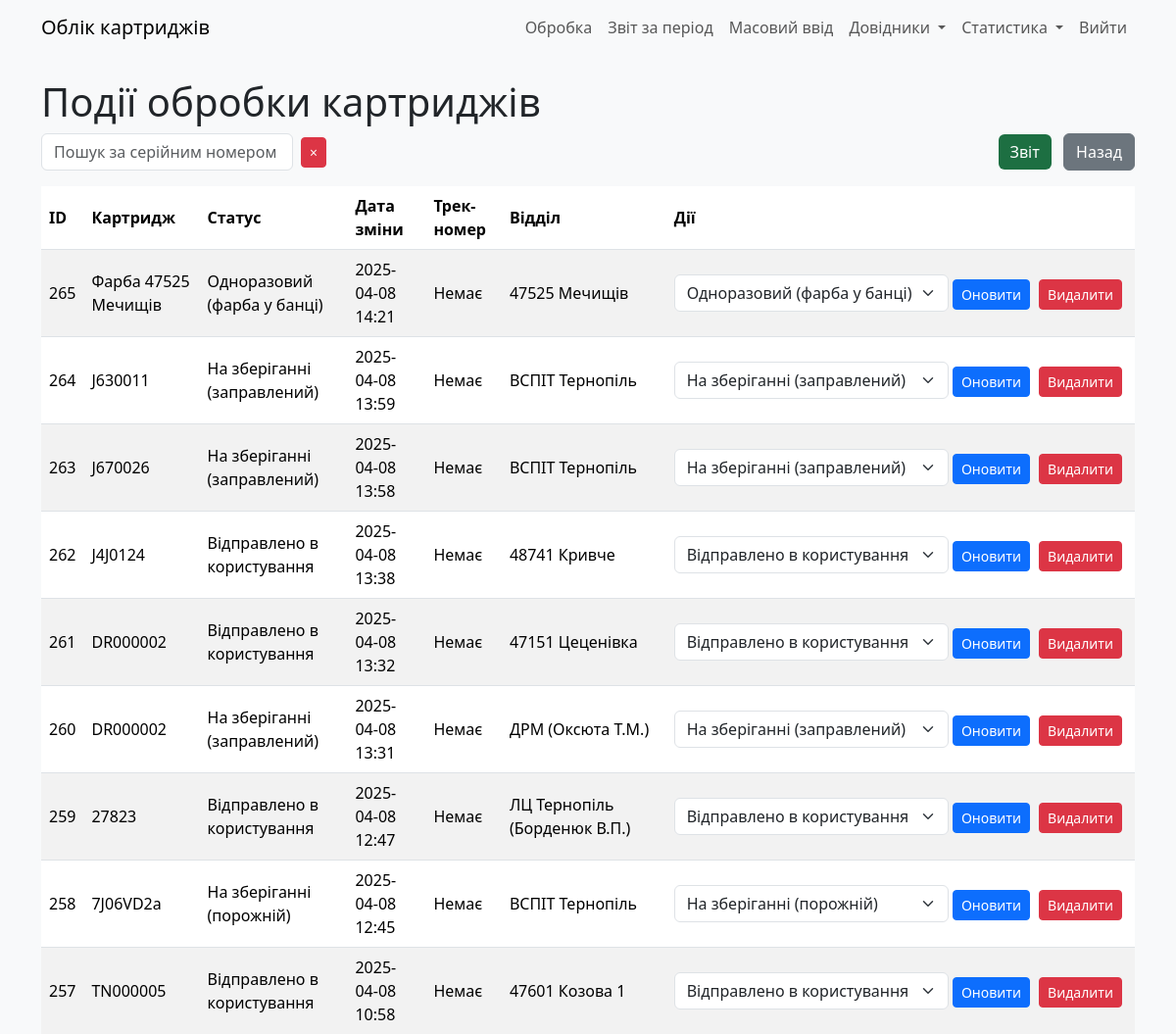
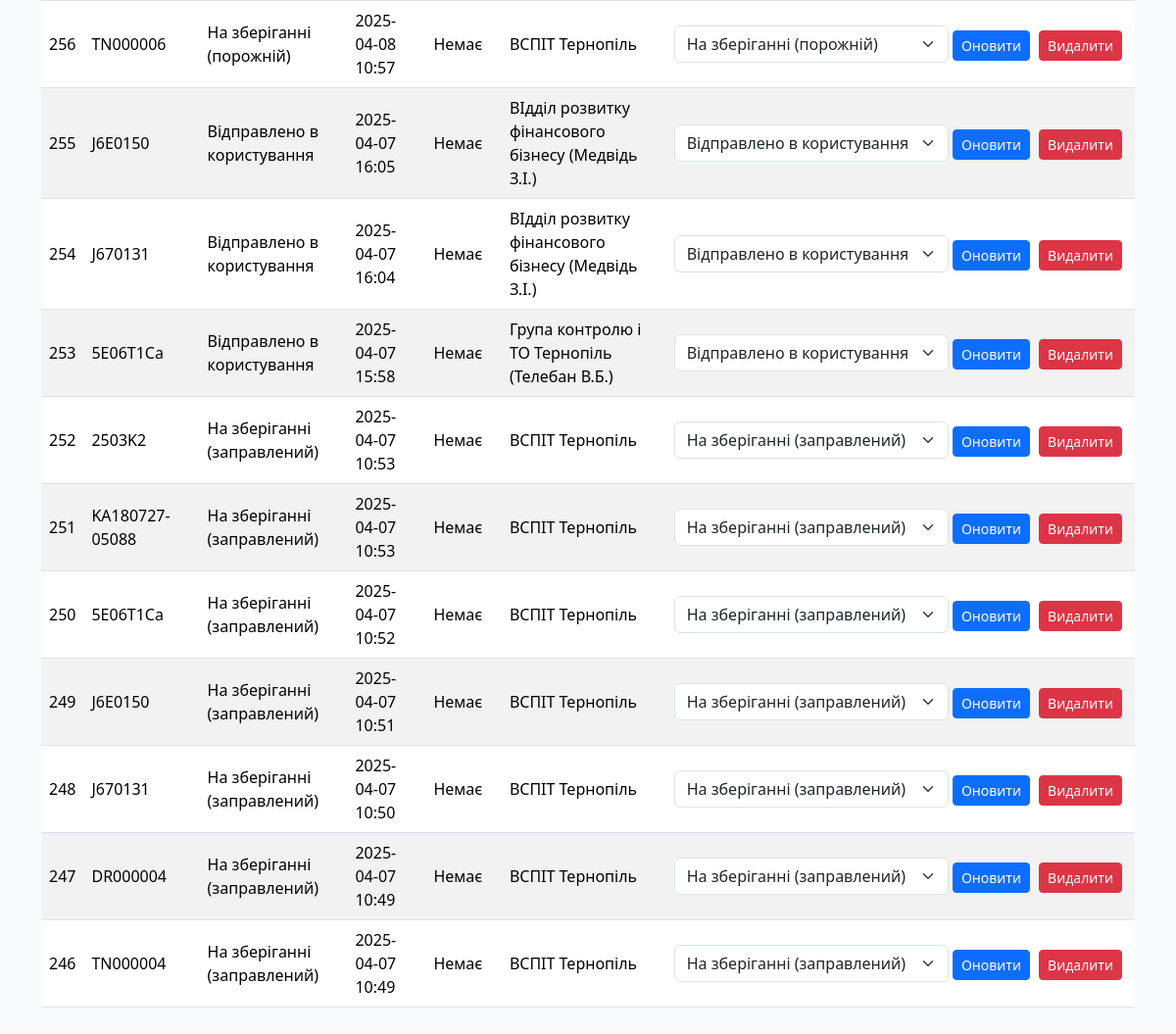
Before: /cartridge_status (signed in) with the older database file (2 pictures, top to bottom).
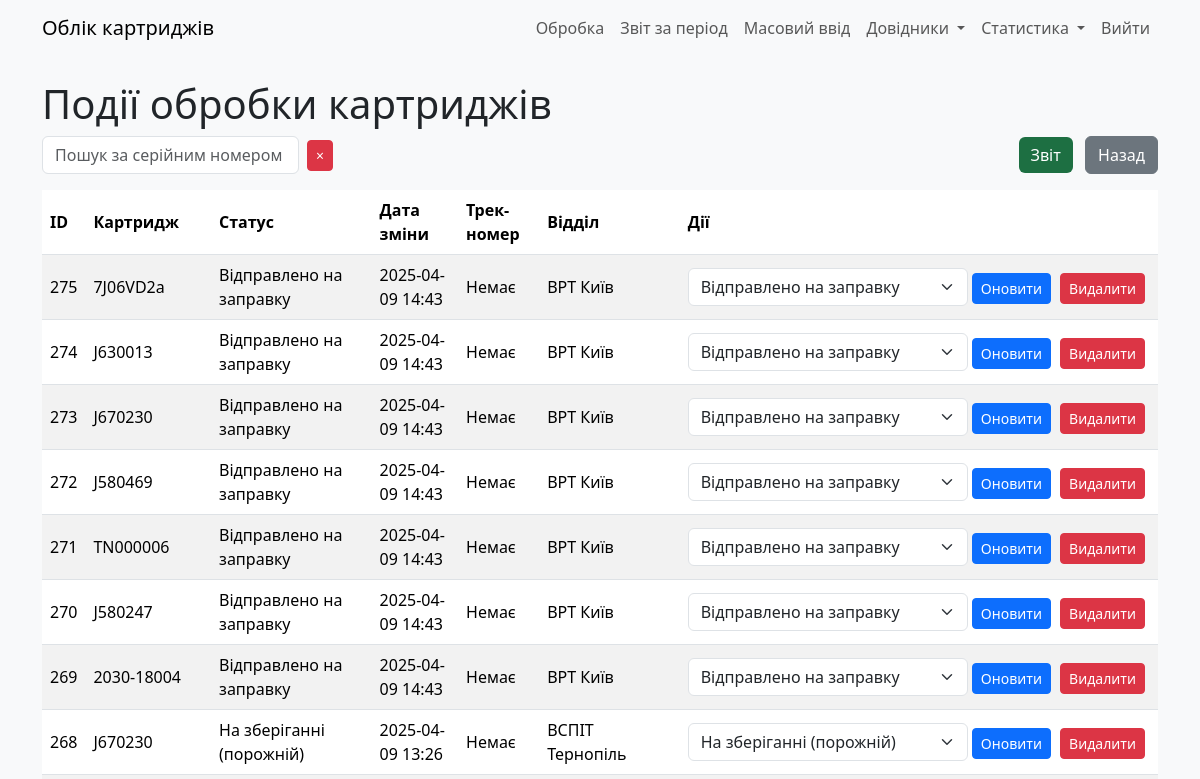
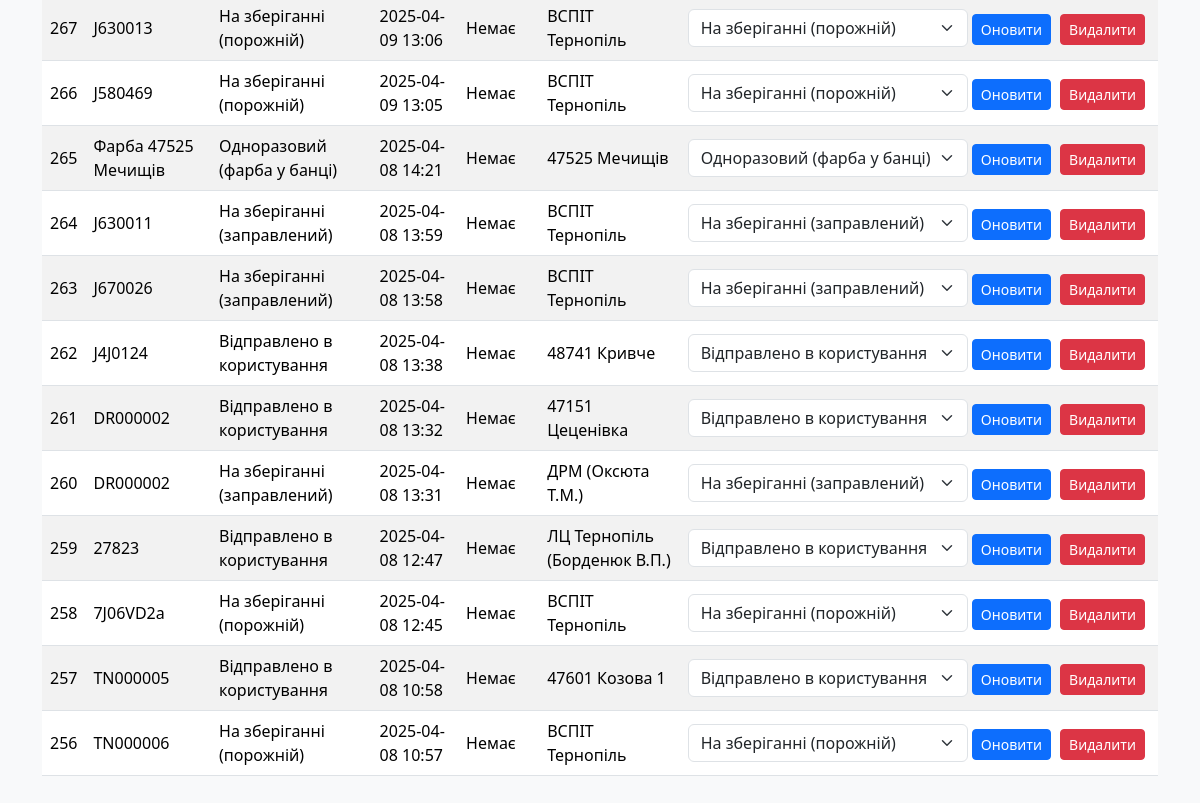
After: the same page with the newer database file (2 pictures, top to bottom).
### models.py (models this page shows)
class CartridgeStatus(db.Model):
    __tablename__ = "cartrg_status"
    id: Mapped[int] = mapped_column(primary_key=True)
    cartridge_id = mapped_column(ForeignKey(Cartridges.id))
    status: Mapped[int] = mapped_column(Integer, server_default=literal(0))
    date_ofchange: Mapped[DateTime] = mapped_column(DateTime, server_default=func.now())
    parcel_track: Mapped[str] = mapped_column(String(13), nullable=True)
    exec_dept: Mapped[int] = mapped_column(ForeignKey(RefillDept.id))
    user_updated: Mapped[int] = mapped_column(ForeignKey(User.id))
    time_updated: Mapped[DateTime] = mapped_column(DateTime, server_default=func.now())
    __table_args__ = (
        Index('idx_cartridge_date', 'cartridge_id', 'date_ofchange'),  # Композитний індекс
        Index('idx_status', 'status'),                                 # Окремий індекс для status
        Index('idx_exec_dept', 'exec_dept'),                           # Окремий індекс для exec_dept
    )

class Cartridges(db.Model):
    __tablename__ = "cartridges"
    id: Mapped[int] = mapped_column(primary_key=True)
    serial_num: Mapped[str] = mapped_column(String(255), server_default="N/A")
    in_printer: Mapped[int] = mapped_column(ForeignKey(CustomerEquipment.id), nullable=True)
    cartridge_model: Mapped[str] = mapped_column(String(255), nullable=True)  # Текстове поле
    user_updated: Mapped[int] = mapped_column(ForeignKey(User.id))
    time_updated: Mapped[DateTime] = mapped_column(DateTime, server_default=func.now())
    curr_status: Mapped[int] = mapped_column(Integer, nullable=False, default=0)
    curr_dept: Mapped[int] = mapped_column(Integer, nullable=False, default=0)
    curr_parcel_track: Mapped[str] = mapped_column(String(13), nullable=True)

class RefillDept(db.Model):
    __tablename__ = "refill_dept"
    id: Mapped[int] = mapped_column(primary_key=True)
    deptname: Mapped[str] = mapped_column(String(30))
    addr1: Mapped[str] = mapped_column(String(255))
    addr2: Mapped[str] = mapped_column(String(255))
    addr3: Mapped[str] = mapped_column(String(255))
    addr4: Mapped[str] = mapped_column(String(255))
    addr5: Mapped[str] = mapped_column(String(255))
    is_exec: Mapped[int] = mapped_column(Integer, server_default=literal(0))
    user_updated: Mapped[int] = mapped_column(ForeignKey(User.id))
    time_updated: Mapped[DateTime] = mapped_column(DateTime, server_default=func.now())

### app.py (the view)
@app.route('/cartridge_status')
@login_required
def cartridge_status():
    search = request.args.get('search', '')
    page = request.args.get('page', 1, type=int)
    per_page = 20
    query = db.session.query(CartridgeStatus, Cartridges.serial_num, RefillDept.deptname)\
                      .outerjoin(Cartridges, Cartridges.id == CartridgeStatus.cartridge_id)\
                      .outerjoin(RefillDept, RefillDept.id == CartridgeStatus.exec_dept)\
                      .order_by(CartridgeStatus.date_ofchange.desc())
    if search:
        query = query.filter(Cartridges.serial_num.ilike(f'%{search}%'))
    pagination = query.paginate(page=page, per_page=per_page, error_out=False)
    statuses = [(s[0], s[1] or 'Не вказано', s[2] or 'Не вказано') for s in pagination.items]
    return render_template('cartridge_status.html',
                           statuses=statuses,
                           search=search,
                           pagination=pagination)

### app.py (called while the page is built)
@login_manager.user_loader
def load_user(user_id):
    return User.query.get(int(user_id))

### templates/cartridge_status.html (shortened to what this page needs)
{% extends "base.html" %}
{% block content %}
    <h1>Події обробки картриджів</h1>
    <div class="mb-3 d-flex justify-content-between align-items-center">
        <div class="d-flex align-items-center">
            <input type="text" id="search" class="form-control" placeholder="Пошук за серійним номером" value="{{ search|escape }}" style="max-width: 400px;">
            <button id="clear-search" class="btn btn-danger btn-sm ms-2" title="Очистити пошук">
                <span>×</span>
            </button>
        </div>
        <div>
            <a href="{{ url_for('export_cartridge_events') }}" class="btn btn-excel me-2">Звіт</a>
            <a href="{{ url_for('index') }}" class="btn btn-secondary">Назад</a>
        </div>
    </div>
    <table class="table table-striped" id="status-table">
        <thead>
            <tr>
                <th>ID</th>
                <th>Картридж</th>
                <th>Статус</th>
                <th>Дата зміни</th>
                <th>Трек-номер</th>
                <th>Відділ</th>
                <th>Дії</th>
            </tr>
        </thead>
        <tbody id="status-table-body">
            {% for status, serial_num, deptname in statuses %}
            <tr>
                <td>{{ status.id }}</td>
                <td>{{ serial_num }}</td>
                <td>{{ {0: 'Не вказано', 1: 'На зберіганні (порожній)', 2: 'Відправлено в користування', 3: 'Відправлено на заправку', 4: 'Непридатний (списаний)', 5: 'Одноразовий (фарба у банці)', 6: 'На зберіганні (заправлений)'}[status.status] }}</td>
                <td>{{ status.date_ofchange.strftime('%Y-%m-%d %H:%M') }}</td>
                <td>{{ status.parcel_track or 'Немає' }}</td>
                <td>{{ deptname }}</td>
                <td class="actions-column">
                    <form action="{{ url_for('update_status', status_id=status.id) }}" method="POST" class="d-inline">
                        <select name="status" class="form-select d-inline w-auto">
                            <option value="1" {% if status.status == 1 %}selected{% endif %}>На зберіганні (порожній)</option>
                            <option value="2" {% if status.status == 2 %}selected{% endif %}>Відправлено в користування</option>
                            <option value="3" {% if status.status == 3 %}selected{% endif %}>Відправлено на заправку</option>
                            <option value="5" {% if status.status == 5 %}selected{% endif %}>Одноразовий (фарба у банці)</option>
                            <option value="6" {% if status.status == 6 %}selected{% endif %}>На зберіганні (заправлений)</option>
                        </select>
                        <button type="submit" class="btn btn-primary btn-sm">Оновити</button>
                    </form>
                    <form action="{{ url_for('delete_status', status_id=status.id) }}" method="POST" class="d-inline" onsubmit="return confirm('Ви впевнені, що хочете видалити цей статус?');">
                        <button type="submit" class="btn btn-danger btn-sm">Видалити</button>
                    </form>
                </td>
            </tr>
            {% endfor %}
        </tbody>
    </table>
{% endblock %}

Changed rows visible on the page:
no longer on this page (row unchanged): CartridgeStatus: id "255", serial_num "J6E0150", status "Відправлено в користування", date_ofchange "2025-04-07 16:05", parcel_track "Немає", deptname "ВІдділ розвитку фінансового бізнесу (Медвідь З.І.)"
no longer on this page (row unchanged): CartridgeStatus: id "254", serial_num "J670131", status "Відправлено в користування", date_ofchange "2025-04-07 16:04", parcel_track "Немає", deptname "ВІдділ розвитку фінансового бізнесу (Медвідь З.І.)"
no longer on this page (row unchanged): CartridgeStatus: id "253", serial_num "5E06T1Ca", status "Відправлено в користування", date_ofchange "2025-04-07 15:58", parcel_track "Немає", deptname "Група контролю і ТО Тернопіль (Телебан В.Б.)"
no longer on this page (row unchanged): CartridgeStatus: id "252", serial_num "2503K2", status "На зберіганні (заправлений)", date_ofchange "2025-04-07 10:53", parcel_track "Немає", deptname "ВСПІТ Тернопіль"
no longer on this page (row unchanged): CartridgeStatus: id "251", serial_num "KA180727-05088", status "На зберіганні (заправлений)", date_ofchange "2025-04-07 10:53", parcel_track "Немає", deptname "ВСПІТ Тернопіль"
no longer on this page (row unchanged): CartridgeStatus: id "250", serial_num "5E06T1Ca", status "На зберіганні (заправлений)", date_ofchange "2025-04-07 10:52", parcel_track "Немає", deptname "ВСПІТ Тернопіль"
no longer on this page (row unchanged): CartridgeStatus: id "249", serial_num "J6E0150", status "На зберіганні (заправлений)", date_ofchange "2025-04-07 10:51", parcel_track "Немає", deptname "ВСПІТ Тернопіль"
no longer on this page (row unchanged): CartridgeStatus: id "248", serial_num "J670131", status "На зберіганні (заправлений)", date_ofchange "2025-04-07 10:50", parcel_track "Немає", deptname "ВСПІТ Тернопіль"
no longer on this page (row unchanged): CartridgeStatus: id "247", serial_num "DR000004", status "На зберіганні (заправлений)", date_ofchange "2025-04-07 10:49", parcel_track "Немає", deptname "ВСПІТ Тернопіль"
no longer on this page (row unchanged): CartridgeStatus: id "246", serial_num "TN000004", status "На зберіганні (заправлений)", date_ofchange "2025-04-07 10:49", parcel_track "Немає", deptname "ВСПІТ Тернопіль"
added CartridgeStatus: id "275", serial_num "7J06VD2a", status "Відправлено на заправку", date_ofchange "2025-04-09 14:43", parcel_track "Немає", deptname "ВРТ Київ"
added CartridgeStatus: id "274", serial_num "J630013", status "Відправлено на заправку", date_ofchange "2025-04-09 14:43", parcel_track "Немає", deptname "ВРТ Київ"
added CartridgeStatus: id "273", serial_num "J670230", status "Відправлено на заправку", date_ofchange "2025-04-09 14:43", parcel_track "Немає", deptname "ВРТ Київ"
added CartridgeStatus: id "272", serial_num "J580469", status "Відправлено на заправку", date_ofchange "2025-04-09 14:43", parcel_track "Немає", deptname "ВРТ Київ"
added CartridgeStatus: id "271", serial_num "TN000006", status "Відправлено на заправку", date_ofchange "2025-04-09 14:43", parcel_track "Немає", deptname "ВРТ Київ"
added CartridgeStatus: id "270", serial_num "J580247", status "Відправлено на заправку", date_ofchange "2025-04-09 14:43", parcel_track "Немає", deptname "ВРТ Київ"
added CartridgeStatus: id "269", serial_num "2030-18004", status "Відправлено на заправку", date_ofchange "2025-04-09 14:43", parcel_track "Немає", deptname "ВРТ Київ"
added CartridgeStatus: id "268", serial_num "J670230", status "На зберіганні (порожній)", date_ofchange "2025-04-09 13:26", parcel_track "Немає", deptname "ВСПІТ Тернопіль"
added CartridgeStatus: id "267", serial_num "J630013", status "На зберіганні (порожній)", date_ofchange "2025-04-09 13:06", parcel_track "Немає", deptname "ВСПІТ Тернопіль"
added CartridgeStatus: id "266", serial_num "J580469", status "На зберіганні (порожній)", date_ofchange "2025-04-09 13:05", parcel_track "Немає", deptname "ВСПІТ Тернопіль"
